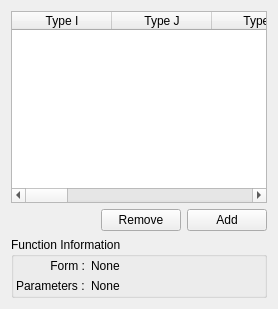
     <widget class="QWidget" name="tab_2">
      <attribute name="title">
       <string>Impropers</string>
      </attribute>
      <layout class="QVBoxLayout" name="verticalLayout_7">
       <item>
        <widget class="QTableWidget" name="FFEditorImpropersTable">
         <property name="selectionMode">
          <enum>QAbstractItemView::SingleSelection</enum>
         </property>
         <property name="selectionBehavior">
          <enum>QAbstractItemView::SelectRows</enum>
         </property>
         <column>
          <property name="text">
           <string>Type I</string>
          </property>
         </column>
         <column>
          <property name="text">
           <string>Type J</string>
          </property>
         </column>
         <column>
          <property name="text">
           <string>Type K</string>
          </property>
         </column>
         <column>
          <property name="text">
           <string>Type L</string>
          </property>
         </column>
         <column>
          <property name="text">
           <string>Form</string>
          </property>
         </column>
         <column>
          <property name="text">
           <string>Data 1</string>
          </property>
         </column>
         <column>
          <property name="text">
           <string>Data 2</string>
          </property>
         </column>
         <column>
          <property name="text">
           <string>Data 3</string>
          </property>
         </column>
         <column>
          <property name="text">
           <string>Data 4</string>
          </property>
         </column>
         <column>
          <property name="text">
           <string>Data 5</string>
          </property>
         </column>
         <column>
          <property name="text">
           <string>Data 6</string>
          </property>
         </column>
        </widget>
       </item>
       <item>
        <layout class="QHBoxLayout" name="_10">
         <property name="spacing">
          <number>6</number>
         </property>
         <property name="margin">
          <number>0</number>
         </property>
         <item>
          <spacer>
           <property name="orientation">
            <enum>Qt::Horizontal</enum>
           </property>
           <property name="sizeHint" stdset="0">
            <size>
             <width>40</width>
             <height>20</height>
            </size>
           </property>
          </spacer>
         </item>
         <item>
          <widget class="QPushButton" name="RemoveImproperButton">
           <property name="text">
            <string>Remove</string>
           </property>
           <property name="autoDefault">
            <bool>false</bool>
           </property>
          </widget>
         </item>
         <item>
          <widget class="QPushButton" name="AddImproperButton">
           <property name="text">
            <string>Add</string>
           </property>
           <property name="autoDefault">
            <bool>false</bool>
           </property>
          </widget>
         </item>
        </layout>
       </item>
       <item>
        <widget class="QGroupBox" name="FFEditorImproperFunctionGroup">
         <property name="title">
          <string>Function Information</string>
         </property>
         <layout class="QHBoxLayout" name="_8">
          <property name="spacing">
           <number>4</number>
          </property>
          <property name="margin">
           <number>2</number>
          </property>
          <item>
           <layout class="QGridLayout" name="_9">
            <property name="margin">
             <number>0</number>
            </property>
            <property name="spacing">
             <number>6</number>
            </property>
            <item row="0" column="1">
             <widget class="QLabel" name="FFEditorImproperFormLabel">
              <property name="sizePolicy">
               <sizepolicy hsizetype="Expanding" vsizetype="Preferred">
                <horstretch>0</horstretch>
                <verstretch>0</verstretch>
               </sizepolicy>
              </property>
              <property name="text">
               <string>None</string>
              </property>
             </widget>
            </item>
            <item row="1" column="1">
             <widget class="QLabel" name="FFEditorImproperParametersLabel">
              <property name="sizePolicy">
               <sizepolicy hsizetype="Expanding" vsizetype="Preferred">
                <horstretch>0</horstretch>
                <verstretch>0</verstretch>
               </sizepolicy>
              </property>
              <property name="text">
               <string>None</string>
              </property>
             </widget>
            </item>
            <item row="0" column="0">
             <widget class="QLabel" name="label_14">
              <property name="sizePolicy">
               <sizepolicy hsizetype="Minimum" vsizetype="Preferred">
                <horstretch>0</horstretch>
                <verstretch>0</verstretch>
               </sizepolicy>
              </property>
              <property name="text">
               <string>Form :</string>
              </property>
              <property name="alignment">
               <set>Qt::AlignRight|Qt::AlignTrailing|Qt::AlignVCenter</set>
              </property>
             </widget>
            </item>
            <item row="1" column="0">
             <widget class="QLabel" name="label_15">
              <property name="sizePolicy">
               <sizepolicy hsizetype="Minimum" vsizetype="Preferred">
                <horstretch>0</horstretch>
                <verstretch>0</verstretch>
               </sizepolicy>
              </property>
              <property name="text">
               <string>Parameters :</string>
              </property>
             </widget>
            </item>
           </layout>
          </item>
         </layout>
        </widget>
       </item>
      </layout>
     </widget>
